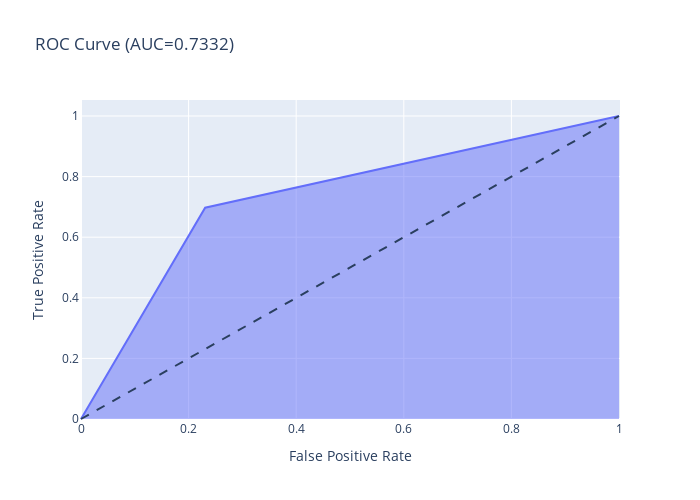
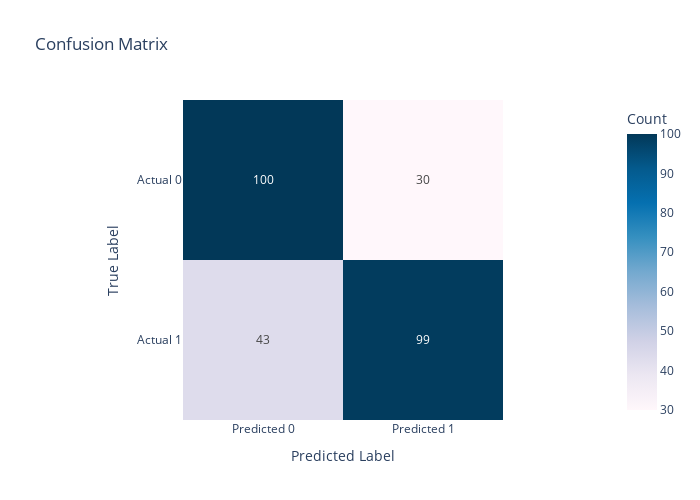
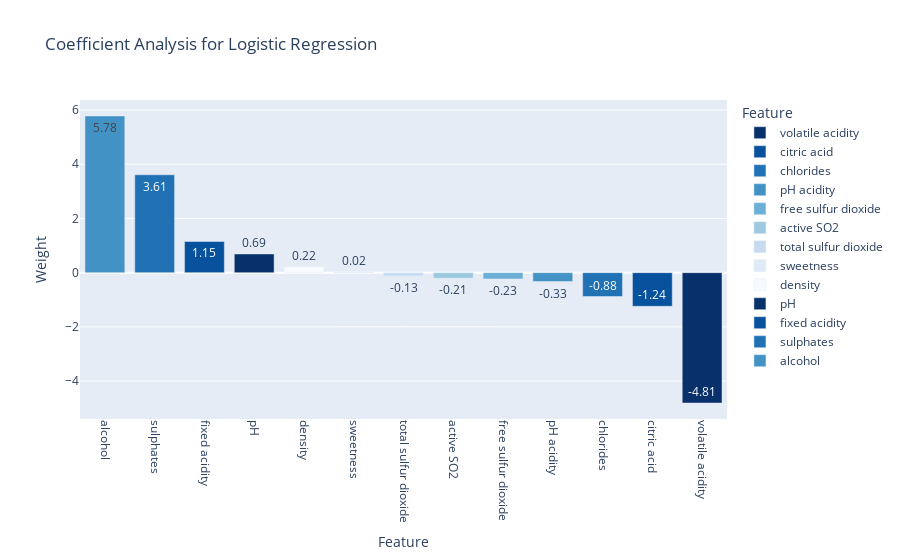

Notebook source saved alongside these figures, in order:
### Markdown cell above
# Logistic Regression

### Code cell
from sklearn.linear_model import LogisticRegression
from sklearn.datasets import load_iris
from sklearn.model_selection import train_test_split

classifier = LogisticRegression()
parameters = {"C":[1e-4,1e-3,1e-2,1,10,1000], "max_iter":[500,1000,5000] }
cv = 5
best_log = hyperp_search(classifier,parameters,cv)
print(best_log)

# Finding the best features

importance_log = pd.DataFrame()
importance_log["feature"]=X_train.columns
importance_log["weight"]=best_log.coef_[0].round(2)
importance_log.sort_values(by=['weight'], inplace=True)

# Plotting the features

fig = px.bar(importance_log, x='feature', y='weight', color='feature', labels={'feature': 'Feature','weight': 'Weight'}, title='Coefficient Analysis for Logistic Regression', color_discrete_sequence=px.colors.sequential.Blues_r, text='weight')
fig.update_layout(
    xaxis=dict(tickangle=90, categoryorder='total descending'),
    legend=dict(title='Feature')
)

### Figure 1 — Plotly figure (JSON) as saved in the notebook; plotly's stock layout.template omitted (floating-point values rounded to 4 significant figures)
{"data": [{"fillpattern": {"shape": ""}, "hovertemplate": "False Positive Rate=%{x}<br>True Positive Rate=%{y}<extra></extra>", "legendgroup": "", "line": {"color": "#636efa"}, "marker": {"symbol": "circle"}, "mode": "lines", "name": "", "orientation": "v", "showlegend": false, "stackgroup": "1", "type": "scatter", "x": [0, 0.2308, 1], "xaxis": "x", "y": [0, 0.6972, 1], "yaxis": "y"}], "layout": {"height": 500, "legend": {"tracegroupgap": 0}, "shapes": [{"line": {"dash": "dash"}, "type": "line", "x0": 0, "x1": 1, "y0": 0, "y1": 1}], "title": {"text": "ROC Curve (AUC=0.7332)"}, "width": 700, "xaxis": {"anchor": "y", "domain": [0, 1], "title": {"text": "False Positive Rate"}}, "yaxis": {"anchor": "x", "domain": [0, 1], "title": {"text": "True Positive Rate"}}}}

### Figure 2 — Plotly figure (JSON) as saved in the notebook; plotly's stock layout.template omitted (floating-point values rounded to 4 significant figures)
{"data": [{"coloraxis": "coloraxis", "hovertemplate": "Predicted Label: %{x}<br>True Label: %{y}<br>Count: %{z}<extra></extra>", "name": "0", "texttemplate": "%{z}", "type": "heatmap", "x": ["Predicted 0", "Predicted 1"], "xaxis": "x", "y": ["Actual 0", "Actual 1"], "yaxis": "y", "z": [[100, 30], [43, 99]]}], "layout": {"coloraxis": {"colorbar": {"title": {"text": "Count"}}, "colorscale": [[0, "rgb(255,247,251)"], [0.125, "rgb(236,231,242)"], [0.25, "rgb(208,209,230)"], [0.375, "rgb(166,189,219)"], [0.5, "rgb(116,169,207)"], [0.625, "rgb(54,144,192)"], [0.75, "rgb(5,112,176)"], [0.875, "rgb(4,90,141)"], [1, "rgb(2,56,88)"]]}, "height": 500, "title": {"text": "Confusion Matrix"}, "width": 700, "xaxis": {"anchor": "y", "constrain": "domain", "domain": [0, 1], "scaleanchor": "y", "title": {"text": "Predicted Label"}}, "yaxis": {"anchor": "x", "autorange": "reversed", "constrain": "domain", "domain": [0, 1], "title": {"text": "True Label"}}}}

### Figure 3 — Plotly figure (JSON) as saved in the notebook; plotly's stock layout.template omitted (floating-point values rounded to 4 significant figures)
{"data": [{"alignmentgroup": "True", "hovertemplate": "Feature=%{x}<br>Weight=%{text}<extra></extra>", "legendgroup": "volatile acidity", "marker": {"color": "rgb(8,48,107)", "pattern": {"shape": ""}}, "name": "volatile acidity", "offsetgroup": "volatile acidity", "orientation": "v", "showlegend": true, "text": [-4.81], "textposition": "auto", "type": "bar", "x": ["volatile acidity"], "xaxis": "x", "y": [-4.81], "yaxis": "y"}, {"alignmentgroup": "True", "hovertemplate": "Feature=%{x}<br>Weight=%{text}<extra></extra>", "legendgroup": "citric acid", "marker": {"color": "rgb(8,81,156)", "pattern": {"shape": ""}}, "name": "citric acid", "offsetgroup": "citric acid", "orientation": "v", "showlegend": true, "text": [-1.24], "textposition": "auto", "type": "bar", "x": ["citric acid"], "xaxis": "x", "y": [-1.24], "yaxis": "y"}, {"alignmentgroup": "True", "hovertemplate": "Feature=%{x}<br>Weight=%{text}<extra></extra>", "legendgroup": "chlorides", "marker": {"color": "rgb(33,113,181)", "pattern": {"shape": ""}}, "name": "chlorides", "offsetgroup": "chlorides", "orientation": "v", "showlegend": true, "text": [-0.88], "textposition": "auto", "type": "bar", "x": ["chlorides"], "xaxis": "x", "y": [-0.88], "yaxis": "y"}, {"alignmentgroup": "True", "hovertemplate": "Feature=%{x}<br>Weight=%{text}<extra></extra>", "legendgroup": "pH acidity", "marker": {"color": "rgb(66,146,198)", "pattern": {"shape": ""}}, "name": "pH acidity", "offsetgroup": "pH acidity", "orientation": "v", "showlegend": true, "text": [-0.33], "textposition": "auto", "type": "bar", "x": ["pH acidity"], "xaxis": "x", "y": [-0.33], "yaxis": "y"}, {"alignmentgroup": "True", "hovertemplate": "Feature=%{x}<br>Weight=%{text}<extra></extra>", "legendgroup": "free sulfur dioxide", "marker": {"color": "rgb(107,174,214)", "pattern": {"shape": ""}}, "name": "free sulfur dioxide", "offsetgroup": "free sulfur dioxide", "orientation": "v", "showlegend": true, "text": [-0.23], "textposition": "auto", "type": "bar", "x": ["free sulfur dioxide"], "xaxis": "x", "y": [-0.23], "yaxis": "y"}, {"alignmentgroup": "True", "hovertemplate": "Feature=%{x}<br>Weight=%{text}<extra></extra>", "legendgroup": "active SO2", "marker": {"color": "rgb(158,202,225)", "pattern": {"shape": ""}}, "name": "active SO2", "offsetgroup": "active SO2", "orientation": "v", "showlegend": true, "text": [-0.21], "textposition": "auto", "type": "bar", "x": ["active SO2"], "xaxis": "x", "y": [-0.21], "yaxis": "y"}, {"alignmentgroup": "True", "hovertemplate": "Feature=%{x}<br>Weight=%{text}<extra></extra>", "legendgroup": "total sulfur dioxide", "marker": {"color": "rgb(198,219,239)", "pattern": {"shape": ""}}, "name": "total sulfur dioxide", "offsetgroup": "total sulfur dioxide", "orientation": "v", "showlegend": true, "text": [-0.13], "textposition": "auto", "type": "bar", "x": ["total sulfur dioxide"], "xaxis": "x", "y": [-0.13], "yaxis": "y"}, {"alignmentgroup": "True", "hovertemplate": "Feature=%{x}<br>Weight=%{text}<extra></extra>", "legendgroup": "sweetness", "marker": {"color": "rgb(222,235,247)", "pattern": {"shape": ""}}, "name": "sweetness", "offsetgroup": "sweetness", "orientation": "v", "showlegend": true, "text": [0.02], "textposition": "auto", "type": "bar", "x": ["sweetness"], "xaxis": "x", "y": [0.02], "yaxis": "y"}, {"alignmentgroup": "True", "hovertemplate": "Feature=%{x}<br>Weight=%{text}<extra></extra>", "legendgroup": "density", "marker": {"color": "rgb(247,251,255)", "pattern": {"shape": ""}}, "name": "density", "offsetgroup": "density", "orientation": "v", "showlegend": true, "text": [0.22], "textposition": "auto", "type": "bar", "x": ["density"], "xaxis": "x", "y": [0.22], "yaxis": "y"}, {"alignmentgroup": "True", "hovertemplate": "Feature=%{x}<br>Weight=%{text}<extra></extra>", "legendgroup": "pH", "marker": {"color": "rgb(8,48,107)", "pattern": {"shape": ""}}, "name": "pH", "offsetgroup": "pH", "orientation": "v", "showlegend": true, "text": [0.69], "textposition": "auto", "type": "bar", "x": ["pH"], "xaxis": "x", "y": [0.69], "yaxis": "y"}, {"alignmentgroup": "True", "hovertemplate": "Feature=%{x}<br>Weight=%{text}<extra></extra>", "legendgroup": "fixed acidity", "marker": {"color": "rgb(8,81,156)", "pattern": {"shape": ""}}, "name": "fixed acidity", "offsetgroup": "fixed acidity", "orientation": "v", "showlegend": true, "text": [1.15], "textposition": "auto", "type": "bar", "x": ["fixed acidity"], "xaxis": "x", "y": [1.15], "yaxis": "y"}, {"alignmentgroup": "True", "hovertemplate": "Feature=%{x}<br>Weight=%{text}<extra></extra>", "legendgroup": "sulphates", "marker": {"color": "rgb(33,113,181)", "pattern": {"shape": ""}}, "name": "sulphates", "offsetgroup": "sulphates", "orientation": "v", "showlegend": true, "text": [3.61], "textposition": "auto", "type": "bar", "x": ["sulphates"], "xaxis": "x", "y": [3.61], "yaxis": "y"}, {"alignmentgroup": "True", "hovertemplate": "Feature=%{x}<br>Weight=%{text}<extra></extra>", "legendgroup": "alcohol", "marker": {"color": "rgb(66,146,198)", "pattern": {"shape": ""}}, "name": "alcohol", "offsetgroup": "alcohol", "orientation": "v", "showlegend": true, "text": [5.78], "textposition": "auto", "type": "bar", "x": ["alcohol"], "xaxis": "x", "y": [5.78], "yaxis": "y"}], "layout": {"barmode": "relative", "legend": {"title": {"text": "Feature"}, "tracegroupgap": 0}, "title": {"text": "Coefficient Analysis for Logistic Regression"}, "xaxis": {"anchor": "y", "categoryarray": ["volatile acidity", "citric acid", "chlorides", "pH acidity", "free sulfur dioxide", "active SO2", "total sulfur dioxide", "sweetness", "density", "pH", "fixed acidity", "sulphates", "alcohol"], "categoryorder": "total descending", "domain": [0, 1], "tickangle": 90, "title": {"text": "Feature"}}, "yaxis": {"anchor": "x", "domain": [0, 1], "title": {"text": "Weight"}}}}
